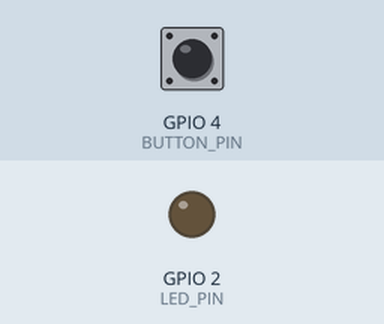
The sketch below on a simulated ESP32. Parts: output pins drawn as LEDs (lit = HIGH). The inputs (shaded band) are chosen by the test bench; at power-on: GPIO 4 (BUTTON_PIN) HIGH. What the sketch prints to the serial monitor is not drawn.

Above: at 2.2 s.
2.3 s: GPIO 4 (BUTTON_PIN) pulled LOW for 0.15 s
At 2.8 s:
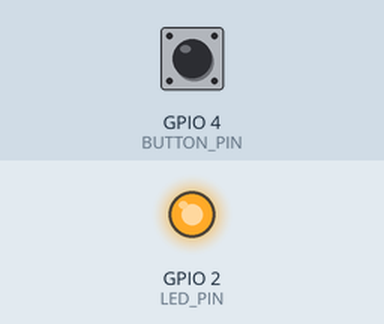
3.9 s: GPIO 4 (BUTTON_PIN) pulled LOW for 1 s
At 5.2 s:
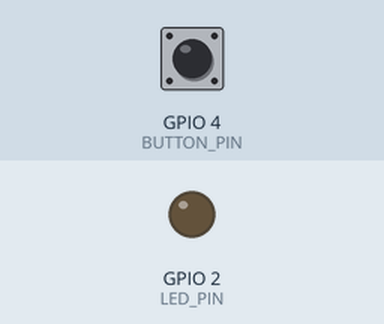
6.4 s: GPIO 4 (BUTTON_PIN) pulled LOW for 3.2 s
At 7.1 s:
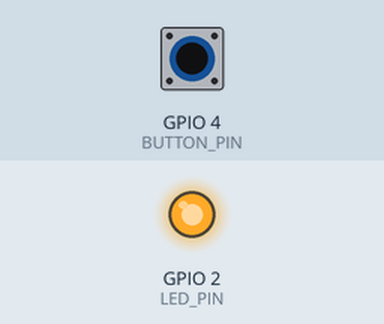
Timing chart, 0 to 9.4 s (numbered marks = the images above; inputs shaded):
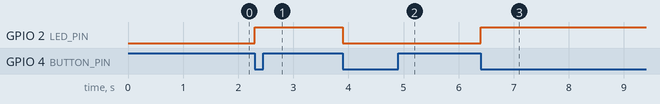

The sketch:

02_Digital_Input_Button.ino
```cpp
/*
 * ESP32 教程系列 02：数字输入 - 按键控制 LED
 *
 * 学习目标：
 * 1. 理解数字输入和数字输出的区别
 * 2. 理解什么是上拉电阻，以及 INPUT_PULLUP 的内部上拉用法
 * 3. 学会用 digitalRead() 读取引脚状态
 * 4. 理解机械按键的"抖动"现象及简单消抖方法
 * 5. 学会用变量记录状态，实现按键切换 LED
 *
 * 前置知识：
 * - 已完成教程 01，理解 GPIO、HIGH/LOW、pinMode()、digitalWrite()、delay()
 *
 * 关键概念解释：
 *
 * 【数字输入 vs 数字输出】
 * - 数字输出：ESP32 主动控制引脚电平（HIGH/LOW），用来驱动 LED、蜂鸣器等
 * - 数字输入：ESP32 读取外部设备的电平状态，用来检测按键、传感器等
 * 输入模式下，引脚不会主动输出电压，而是"观察"外部电路把引脚拉到 HIGH 还是 LOW。
 *
 * 【什么是上拉电阻？】
 * 按键有两个状态：按下和松开。如果没有上拉电阻，当按键松开时，
 * 引脚悬空，容易受到周围电磁干扰，读到的值可能是 HIGH 也可能是 LOW，不稳定。
 * 上拉电阻的作用是把引脚"默认拉高高"：
 * - 按键未按下时：引脚通过上拉电阻连接到 3.3V，读到稳定的 HIGH
 * - 按键按下时：引脚直接连接到 GND，被拉低到 LOW
 * 这样我们就能明确区分按键是否被按下。
 *
 * 上拉电阻可以有两种实现方式：
 * 1. 外部上拉：在按键和 3.3V 之间接一个 10kΩ 左右的电阻。
 *    具体接法：
 *    - 电阻一端接 ESP32 的 3.3V 引脚
 *    - 电阻另一端接按键的一端，同时也接 ESP32 的 GPIO4
 *    - 按键的另一端接 GND
 *    这样按键未按下时，GPIO4 通过 10kΩ 电阻连到 3.3V，读到 HIGH；
 *    按键按下时，GPIO4 直接连到 GND，读到 LOW。
 * 2. 内部上拉：ESP32 芯片内部已经集成了上拉电阻，用 INPUT_PULLUP 即可启用。
 * 本教程使用内部上拉，可以省去外部电阻，接线更简单。
 * （如果你以后遇到按键不稳定、容易误触发的情况，可以试试改成外部上拉，
 *  外部上拉电阻通常比内部上拉更稳定。）
 *
 * 【按键抖动】
 * 机械按键内部是金属触点，按下和松开时触点会快速颤动几次，
 * 导致电平在 HIGH 和 LOW 之间快速跳变，持续几毫秒到十几毫秒。
 * 如果不处理，程序可能把一次按键识别成多次，出现 LED 状态乱跳的现象。
 * 对于"计数器"这种场景，影响尤其大：按一下可能被计成 3~5 次。
 * 处理方法叫"消抖"（Debounce），常用方法有两种：
 * 1. 延时消抖：检测到按键状态变化后，等待一小段时间（比如 50ms），等抖动过去再读取。
 *    你的理解基本是对的：状态一变，先等 50ms 不处理，然后再看稳定后的状态。
 *    不过更准确地说，不是"50ms 不读取"，而是"50ms 后再读取一次"，
 *    如果还是按下的状态，就认为这次按键是真的。
 * 2. 时间戳消抖：用 millis() 记录上次触发时间，间隔超过一定值才认为有效（更精确）。
 *    millis() 和 delay() 的区别：
 *    - delay(200)：程序在这里停 200ms，期间什么都不做
 *    - millis()：返回从上电到现在经过的毫秒数，程序不停，可以继续做别的事
 *    所以 millis() 消抖更适合复杂程序，delay() 消抖简单但会阻塞其他任务。
 * 本示例先用延时消抖，便于理解概念。
 *
 * 【bool 类型】
 * bool 是布尔类型，只有两种取值：true（真）或 false（假）。
 * 在这里我们用 ledState 表示 LED 的当前状态：
 * - true 表示 LED 亮
 * - false 表示 LED 灭
 * 用 bool 比用 0 和 1 更直观。
 *
 * 【?: 三元运算符】
 * 表达式：条件 ? 值A : 值B
 * 含义：如果条件为真，返回值A；否则返回值B。
 * 例如 ledState ? HIGH : LOW 表示：
 * - 如果 ledState 是 true，返回 HIGH
 * - 如果 ledState 是 false，返回 LOW
 * 这是一种简洁写法，和下面的 if-else 效果完全相同：
 *   if (ledState) { return HIGH; } else { return LOW; }
 * 初学者如果觉得三元运算符绕，完全可以先用 if-else，熟练后再用 ?:。
 *
 * 硬件连接：
 * - LED 正极（长脚） →  ESP32 GPIO2
 * - LED 负极（短脚） →  330Ω 电阻  →  ESP32 GND
 *
 * - 按键一端        →  ESP32 GPIO4
 * - 按键另一端      →  ESP32 GND
 *   （使用内部上拉，不需要外部电阻）
 *
 * 为什么 LED 要串联电阻？
 * LED 导通后内阻很小，直接接 3.3V 会产生过大电流，可能烧坏 LED 或 ESP32 引脚。
 * 330Ω 电阻把电流限制在安全范围内。
 *
 * 常见问题与排查：
 * 1. 按键没反应：
 *    - 检查按键引脚是否接在 GPIO4
 *    - 检查按键另一端是否接到了 GND，而不是 3.3V
 *    - 如果接到 3.3V，按键按下时读到的是 HIGH，而程序判断的是 LOW，逻辑就反了
 * 2. 按一下按键 LED 切换多次（抖动）：
 *    - 增加 delay(200) 的时间，比如改成 300 或 500
 *    - 进阶做法：改用 millis() 时间戳消抖
 * 3. LED 一直亮或一直灭：
 *    - 检查 LED 正负极是否接反
 *    - 检查 ledState 初始值和 digitalWrite 是否对应
 * 4. 串口监视器看不到信息：
 *    - 确认波特率设置为 115200
 */

// 定义引脚
// LED_PIN 是 LED 输出引脚，这里用 GPIO2
#define LED_PIN     2

// BUTTON_PIN 是按键输入引脚，这里用 GPIO4
// 选择 GPIO4 的原因是它支持内部上拉，且不会和启动时的特殊功能冲突
#define BUTTON_PIN  4

// 记录 LED 当前状态
// bool 类型只有 true/false 两个值
// 初始设为 false，表示程序开始时 LED 是熄灭状态
// 用变量记录状态的原因是：我们要用按键"切换"LED，而不是只按住才亮。
// 如果不记录状态，就无法知道当前是亮还是灭，也就无法在"亮"和"灭"之间切换。
bool ledState = false;

void setup() {
  // 初始化串口，波特率 115200
  // 串口用于把调试信息发送到电脑，方便观察按键和 LED 状态变化
  Serial.begin(115200);

  // 等待串口连接稳定，避免错过开机信息
  delay(1000);

  Serial.println("================================");
  Serial.println("ESP32 教程 02：数字输入 - 按键控制 LED");
  Serial.println("================================");

  // 设置 LED 引脚为输出模式
  // OUTPUT 表示 ESP32 要主动控制这个引脚的高低电平
  pinMode(LED_PIN, OUTPUT);

  // 设置按键引脚为输入模式，并启用内部上拉电阻
  // INPUT_PULLUP 的含义：
  // - 引脚内部通过一个约 30kΩ~50kΩ 的电阻连接到 3.3V
  // - 当按键未按下时，引脚被内部电阻拉到 3.3V，读到 HIGH
  // - 当按键按下时，引脚直接连到 GND，被外部电路拉低，读到 LOW
  // 使用 INPUT_PULLUP 可以省去外部上拉电阻，简化电路
  pinMode(BUTTON_PIN, INPUT_PULLUP);

  // 根据 ledState 的初始值设置 LED 状态
  // ?: 是三元运算符：条件 ? 真值 : 假值
  // ledState 为 false，所以 digitalWrite 收到 LOW，LED 初始熄灭
  digitalWrite(LED_PIN, ledState ? HIGH : LOW);

  Serial.println("初始化完成，按下按键切换 LED 状态");
}

void loop() {
  // digitalRead(pin) 读取指定数字引脚的状态，返回值是 HIGH 或 LOW
  // 这里读取按键引脚的状态
  // 因为用了内部上拉，按键未按下时是 HIGH，按下时是 LOW
  // digitalRead() 的返回值类型是 int，所以用 int 接收最自然。
  // 实际上它只返回 HIGH 或 LOW 两个值，理论上也可以用 bool 或 uint8_t 接收：
  //   bool buttonState = digitalRead(BUTTON_PIN);
  //   uint8_t buttonState = digitalRead(BUTTON_PIN);
  // 用 int 是 Arduino 官方示例中最常见的写法，对初学者最友好。
  int buttonState = digitalRead(BUTTON_PIN);

  // 判断按键是否被按下
  // 由于内部上拉，按键按下时引脚被拉低到 GND，所以 buttonState == LOW 表示按下
  if (buttonState == LOW) {
    // 按键被按下了，在串口打印提示
    Serial.println("按键被按下");

    // 切换 LED 状态
    // ! 是逻辑非运算符，ledState = !ledState 表示把 true 变 false，false 变 true
    // 这样每按一次按键，LED 就在"亮"和"灭"之间切换一次
    ledState = !ledState;

    // 根据新的 ledState 控制 LED
    // 如果 ledState 是 true，输出 HIGH 点亮 LED；否则输出 LOW 熄灭 LED
    digitalWrite(LED_PIN, ledState ? HIGH : LOW);

    // 打印当前 LED 状态，方便调试
    Serial.print("LED 状态：");
    Serial.println(ledState ? "点亮" : "熄灭");

    // 延时消抖
    // 机械按键在按下和松开时会有几毫秒到十几毫秒的抖动
    // 这段时间内触点快速通断，digitalRead 可能读到多次 LOW
    // 简单方法：检测到按键后延时 200ms，等待抖动过去
    // 更精确的方法可以用 millis() 记录时间，但初学者先用 delay 理解概念
    delay(200);

    // 等待按键释放，避免一直触发
    // 当按键还按着时，digitalRead 一直为 LOW，程序停在这里循环等待
    // 直到用户松开按键，buttonState 变成 HIGH，才退出 while 循环
    while (digitalRead(BUTTON_PIN) == LOW) {
      delay(10);
    }

    // 再次延时消抖（松开时的抖动）
    delay(200);
  }
}

/*
 * 扩展练习：
 * 1. 把按键改成"按住才亮，松开就灭"：不再切换 ledState，直接根据 buttonState 控制 LED。
 * 2. 增加一个按键分别控制"开"和"关"，实现两个按键控制一盏灯。
 * 3. 用 millis() 实现不阻塞的按键消抖，让程序在等待按键时也能做其他事情。
 * 4. 在每次按键时让 LED 切换亮灭的同时，让串口打印按下的次数。
 */
```

Measured:
- after the input at 2.3 s, GPIO 2 (LED_PIN): LOW → HIGH at once
- after the input at 3.9 s, GPIO 2 (LED_PIN): HIGH → LOW at once
- after the input at 6.4 s, GPIO 2 (LED_PIN): LOW → HIGH at once
